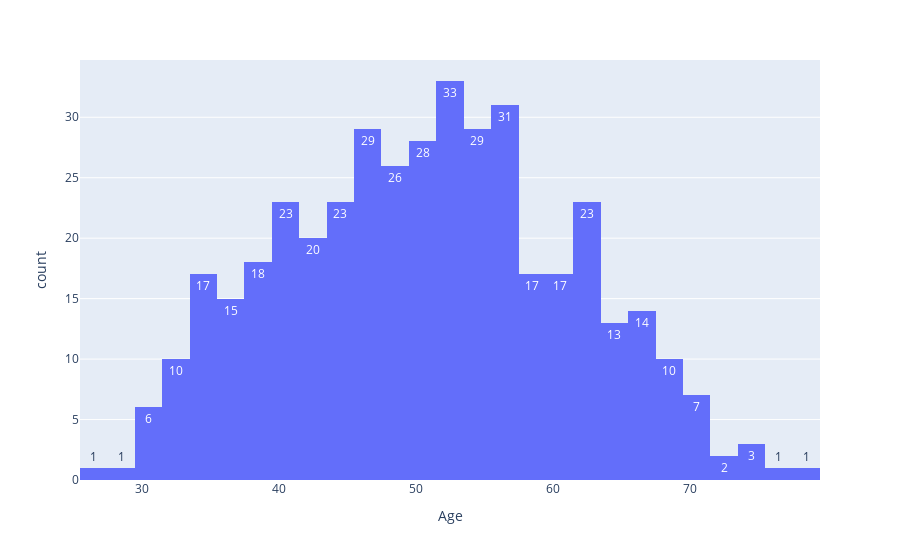

Notebook cell for this chart:
### Code cell
px.histogram(data_frame = df, x = "Age", text_auto=True)

### Figure 1 — Plotly figure (JSON) as saved in the notebook; plotly's stock layout.template omitted (floating-point values rounded to 4 significant figures; data arrays with more than 128 entries replaced by an {"elided": "..."} marker saying what was removed)
{"data": [{"alignmentgroup": "True", "bingroup": "x", "hovertemplate": "Age=%{x}<br>count=%{y}<extra></extra>", "legendgroup": "", "marker": {"color": "#636efa", "pattern": {"shape": ""}}, "name": "", "offsetgroup": "", "orientation": "v", "showlegend": false, "texttemplate": "%{value}", "x": {"elided": "418 int values"}, "xaxis": "x", "yaxis": "y", "type": "histogram"}], "layout": {"xaxis": {"anchor": "y", "domain": [0, 1], "title": {"text": "Age"}, "type": "linear", "range": [25.5, 79.5], "autorange": true}, "yaxis": {"anchor": "x", "domain": [0, 1], "title": {"text": "count"}, "range": [0, 34.74], "autorange": true}, "legend": {"tracegroupgap": 0}, "margin": {"t": 60}, "barmode": "relative", "autosize": true}}
